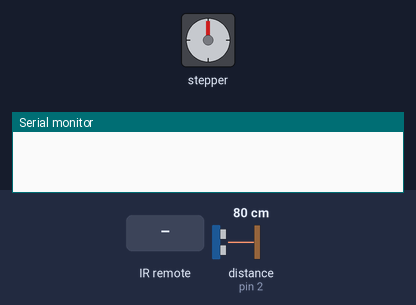
Bench run of a sketch on a simulated Arduino Uno, built with avr-gcc and run on an emulated ATmega328P. Parts: stepper motor, the last lines printed to the serial monitor. Wiring (inferred from the names in the program): ultrasonic range finder: trigger pin 4; echo pin 2. The inputs (shaded band) are chosen by the test bench; at power-on: distance to the obstacle (sensor on pin 2) 80 cm. The echo pulse lasts 58.3 µs per cm; stepper angles assume 2048 steps per turn.

Above: at 1.2 s.
1.3 s: distance to the obstacle (sensor on pin 2) set to 10 cm
2.8 s: distance to the obstacle (sensor on pin 2) set to 7 cm
At 3.25 s:
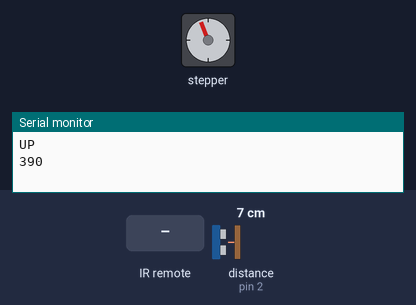
At 3.86 s:
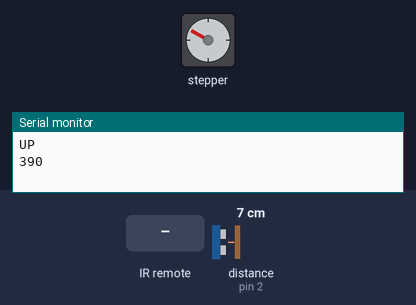
5.8 s: infrared code 0xF609FF00 received
At 6.32 s:
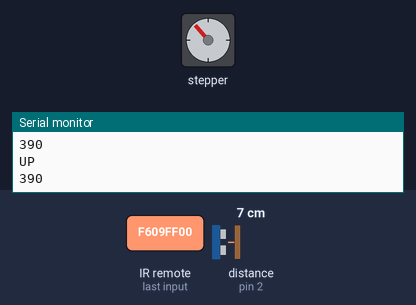
8.8 s: infrared code 0xF807FF00 received
Timing chart, 0 to 12.8 s (numbered marks = the images above; inputs shaded):
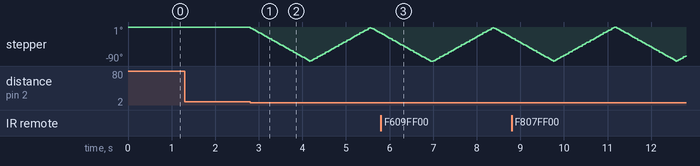

Measured:
- the behaviour switches between 9 and 8 cm on distance to the obstacle (sensor on pin 2) (found by bisection; images 0 and 1)
- after the input at 1.3 s, every drawn part: stays the same
- after the input at 2.8 s, stepper: turns 90° counter-clockwise in 1.4 s, then 89° clockwise in 1.4 s, then 15° counter-clockwise in 0.23 s

The sketch:

CEWIT.ino
```cpp
/*
  Stepper Motor Demonstration 1
  Stepper-Demo1.ino
  Demonstrates 28BYJ-48 Unipolar Stepper with ULN2003 Driver
  Uses Arduino Stepper Library

  DroneBot Workshop 2018
  https://dronebotworkshop.com
*/

//Include Header Files
#include <Stepper.h>
#include <IRremote.h>

int IR_RECEIVE_PIN = 7;                                   // the pin where you connect the output pin of IR sensor

const float STEPS_PER_REV = 32;                           // Number of steps per internal motor revolution

const float GEAR_RED = 64;                                //  Amount of Gear Reduction

const float STEPS_PER_OUT_REV = STEPS_PER_REV * GEAR_RED; // Number of steps per geared output rotation

int StepsRequired;

int STOP = 1;

const int echoPin = 2;

const int trigPin = 4;
// Create Instance of Stepper Class
// Specify Pins used for motor coils
// The pins used are 8,9,10,11
// Connected to ULN2003 Motor Driver In1, In2, In3, In4
// Pins entered in sequence 1-3-2-4 for proper step sequencing

Stepper steppermotor(STEPS_PER_REV, 8, 10, 9, 11);

void setup()
{
  pinMode(echoPin, INPUT);  // Register echoPin for receiving input
  pinMode(trigPin, OUTPUT);  // Register trigPin for sending output
  Serial.begin(9600);
  IrReceiver.begin(IR_RECEIVE_PIN);
}

void loop()
{
  digitalWrite(trigPin, LOW);
  delayMicroseconds(2);
  digitalWrite(trigPin, HIGH);
  delayMicroseconds(10);
  digitalWrite(trigPin, LOW);
  long duration = pulseIn(echoPin, HIGH);
  double distance = duration / 29/ 2;

  if (duration < 500 && duration != 0)
  {
    if (STOP == 2)
      {
          Serial.println("DOWN");
          Serial.println(duration);
          STOP = 1;
          StepsRequired  =  STEPS_PER_OUT_REV / 4;
          steppermotor.setSpeed(700);
          steppermotor.step(StepsRequired);

      }

    else if (STOP == 1)
    {
        Serial.println("UP");
        Serial.println(duration);
        STOP = 2;
        StepsRequired  =  -STEPS_PER_OUT_REV / 4;
        steppermotor.setSpeed(700);
        steppermotor.step(StepsRequired);
    }
  }


  if (IrReceiver.decode())// Returns 0 if no data ready, 1 if data ready.
  {
    //4127850240 UP
    if (STOP == 1)
    {
      if(IrReceiver.decodedIRData.decodedRawData == 4127850240)
      {
        STOP = 2;
        StepsRequired  =  -STEPS_PER_OUT_REV / 4;
        steppermotor.setSpeed(700);
        steppermotor.step(StepsRequired);
      }
    }
    //4161273600 DOWN
    if (STOP == 2)
    {
      if(IrReceiver.decodedIRData.decodedRawData == 4161273600)
      {
        STOP = 1;
        StepsRequired  =  STEPS_PER_OUT_REV / 4;
        steppermotor.setSpeed(700);
        steppermotor.step(StepsRequired);
      }
    }

    delay(50);
    IrReceiver.resume();
  }
}
```
